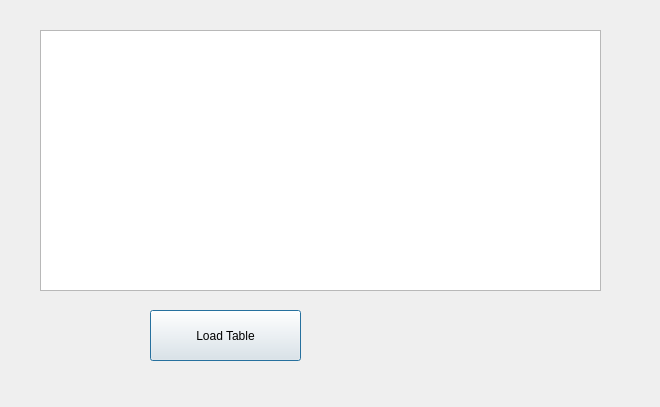
<?xml version="1.0" encoding="UTF-8"?>
<ui version="4.0">
 <class>adminboard</class>
 <widget class="QDialog" name="adminboard">
  <property name="geometry">
   <rect>
    <x>0</x>
    <y>0</y>
    <width>660</width>
    <height>407</height>
   </rect>
  </property>
  <property name="windowTitle">
   <string>Dialog</string>
  </property>
  <widget class="QTableView" name="tableView">
   <property name="geometry">
    <rect>
     <x>40</x>
     <y>30</y>
     <width>561</width>
     <height>261</height>
    </rect>
   </property>
  </widget>
  <widget class="QPushButton" name="load_table">
   <property name="geometry">
    <rect>
     <x>150</x>
     <y>310</y>
     <width>151</width>
     <height>51</height>
    </rect>
   </property>
   <property name="text">
    <string>Load Table</string>
   </property>
  </widget>
 </widget>
 <resources/>
 <connections/>
</ui>
